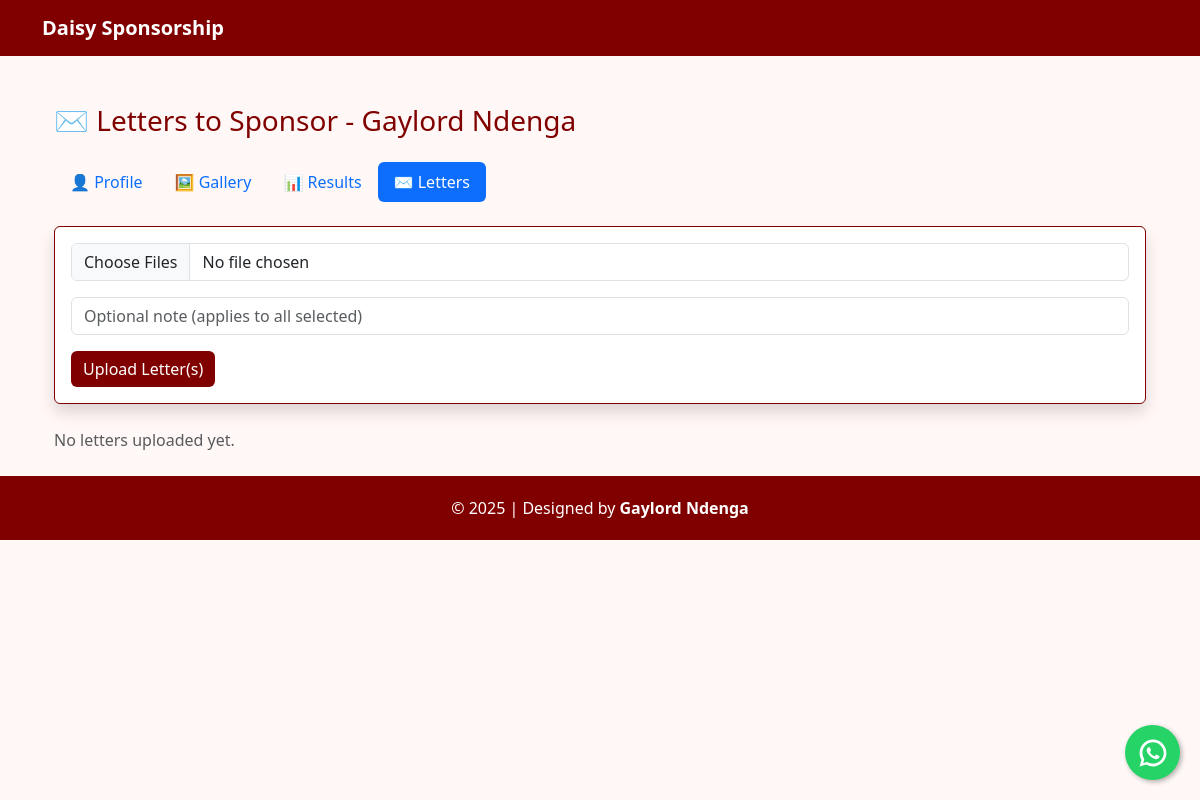
Before: /letter/GER079 with the older database file.
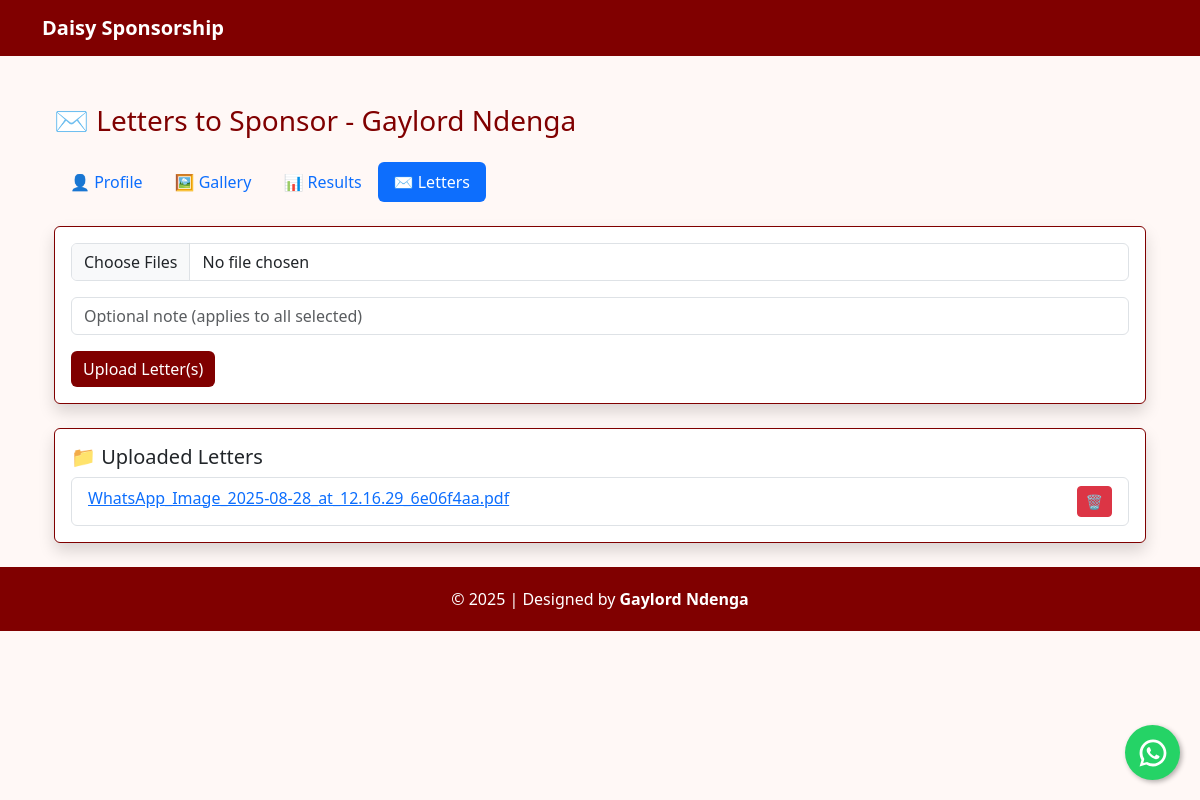
After: the same page with the newer database file.
### tables this page shows
CREATE TABLE uploads (
            id INTEGER PRIMARY KEY AUTOINCREMENT,
            adm_no TEXT NOT NULL,
            kind TEXT NOT NULL CHECK(kind IN ('gallery','result','letter')),
            url TEXT NOT NULL,
            public_id TEXT NOT NULL UNIQUE,
            note TEXT,
            filename TEXT,
            created_at TIMESTAMP DEFAULT CURRENT_TIMESTAMP
        );

### app.py (the view, shortened to what this page needs)
@app.route('/letter/<adm_no>', methods=['GET', 'POST'])
def letter(adm_no):  # renamed from view_letter
    student = students_data.get(adm_no)
    if not student:
        flash('Student not found', 'error')
        return redirect(url_for('index'))
    letters = get_uploads(adm_no, 'letter')
    return render_template('letter.html', student=student, letters=letters)

### app.py (called while the page is built)
def get_conn():
    return sqlite3.connect(DB_PATH, detect_types=sqlite3.PARSE_DECLTYPES, check_same_thread=False)

def get_uploads(adm_no: str, kind: str):
    conn = get_conn()
    c = conn.cursor()
    c.execute(
        "SELECT id, url, public_id, note, filename, created_at FROM uploads WHERE adm_no=? AND kind=? ORDER BY created_at DESC",
        (adm_no, kind),
    )
    rows = c.fetchall()
    conn.close()
    return [
        {
            "id": r[0],
            "url": r[1],
            "public_id": r[2],
            "note": r[3] or "",
            "filename": r[4] or "",
            "created_at": r[5],
        }
        for r in rows
    ]

### templates/letter.html (shortened to what this page needs)
{% extends "base.html" %}
{% block content %}
<div class="container mt-5">
  <h3 class="mb-4">✉️ Letters to Sponsor - {{ student["Full Name"] }}</h3>
  <nav class="mb-4">
    <ul class="nav nav-pills">
      <li class="nav-item">
        <a class="nav-link" href="{{ url_for('profile', adm_no=student['Admission Number']) }}">👤 Profile</a>
      </li>
      <li class="nav-item">
        <a class="nav-link" href="{{ url_for('gallery', adm_no=student['Admission Number']) }}">🖼️ Gallery</a>
      </li>
      <li class="nav-item">
        <a class="nav-link" href="{{ url_for('results', adm_no=student['Admission Number']) }}">📊 Results</a>
      </li>
      <li class="nav-item">
        <a class="nav-link active" href="{{ url_for('letter', adm_no=student['Admission Number']) }}">✉️ Letters</a>
      </li>
    </ul>
  </nav>
  <div class="card shadow mb-4">
    <div class="card-body">
      <form method="POST" enctype="multipart/form-data">
        <div class="mb-3">
          <input type="file" name="letter_file" accept=".pdf,.docx" class="form-control" multiple required>
        </div>
        <div class="mb-3">
          <input type="text" name="note" class="form-control" placeholder="Optional note (applies to all selected)">
        </div>
        <button type="submit" class="btn btn-maroon">Upload Letter(s)</button>
      </form>
    </div>
  </div>
  {% if letters %}
    <div class="card shadow mb-4">
      <div class="card-body">
        <h5>📁 Uploaded Letters</h5>
        <ul class="list-group">
          {% for letter in letters %}
            <li class="list-group-item d-flex justify-content-between align-items-start">
              <div>
                <a href="{{ letter.url }}" target="_blank">{{ letter.filename }}</a>
              </div>
              <button class="btn btn-sm btn-danger" onclick="deleteFile('{{ student['Admission Number'] }}', '{{ letter.public_id }}', 'letter', this)">🗑️</button>
            </li>
          {% endfor %}
        </ul>
      </div>
    </div>
  {% else %}
    <p class="text-muted">No letters uploaded yet.</p>
  {% endif %}
</div>
{% endblock %}

### templates/base.html (shortened to what this page needs)
<!DOCTYPE html>
<html lang="en">
<head>
    <link href="https://cdn.jsdelivr.net/npm/bootstrap@5.3.3/dist/css/bootstrap.min.css" rel="stylesheet">
    <link rel="stylesheet" href="{{ url_for('static', filename='style.css') }}">
</head>
<body>
<nav class="navbar navbar-expand-lg navbar-dark">
    <div class="container">
        <a class="navbar-brand fw-bold" href="{{ url_for('index') }}">Daisy Sponsorship</a>
    </div>
</nav>
<main class="container my-4">
    {% block content %}{% endblock %}
</main>
<footer>
    <div>© 2025 | Designed by <strong>Gaylord Ndenga</strong></div>
</footer>
<a href="https://api.whatsapp.com/send/?phone=254752607371&text=Nitakutumia+bundles+kesho+don't+worry%21&type=phone_number&app_absent=0"
   class="whatsapp-float"
   target="_blank"
   aria-label="Chat on WhatsApp">
</a>
</body>
</html>

### static/style.css (style rules this page uses)
:root { --maroon: #800000; --light-maroon: #a94442; --accent: #f8e6e6; --background-light: #fff8f6; }
body { font-family: 'Segoe UI', Tahoma, Geneva, Verdana, sans-serif; margin: 0; padding: 0; background-color: var(--background-light); color: #4b1c1c; }
.navbar { background-color: var(--maroon); }
.navbar .navbar-brand, .navbar .nav-link { color: white !important; }
h1, h2, h3, h4 { color: var(--maroon); }
.btn-maroon { background-color: var(--maroon); color: white; border: none; }
input, textarea, select { border: 1px solid var(--maroon); border-radius: 5px; padding: 10px; width: 100%; }
.card { border: 1px solid var(--maroon); box-shadow: 0 2px 5px rgba(128, 0, 0, 0.1); }
footer { background-color: var(--maroon); color: white; text-align: center; padding: 20px 10px; }
.whatsapp-float { position: fixed; width: 55px; height: 55px; bottom: 20px; right: 20px; background-color: #25D366; color: white; border-radius: 50%; text-align: center; font-size: 28px; box-shadow: 2px 2px 5px rgba(0,0,0,0.3); z-index: 1000; display: flex; align-items: center; justify-content: center; text-decoration: none; transition: background 0.3s; }

Changed rows visible on the page:
added uploads: filename "WhatsApp_Image_2025-08-28_at_12.16.29_6e06f4aa.pdf"
Other visible differences:
text no longer shown: "No letters uploaded yet."
text now shown: "📁 Uploaded Letters"
